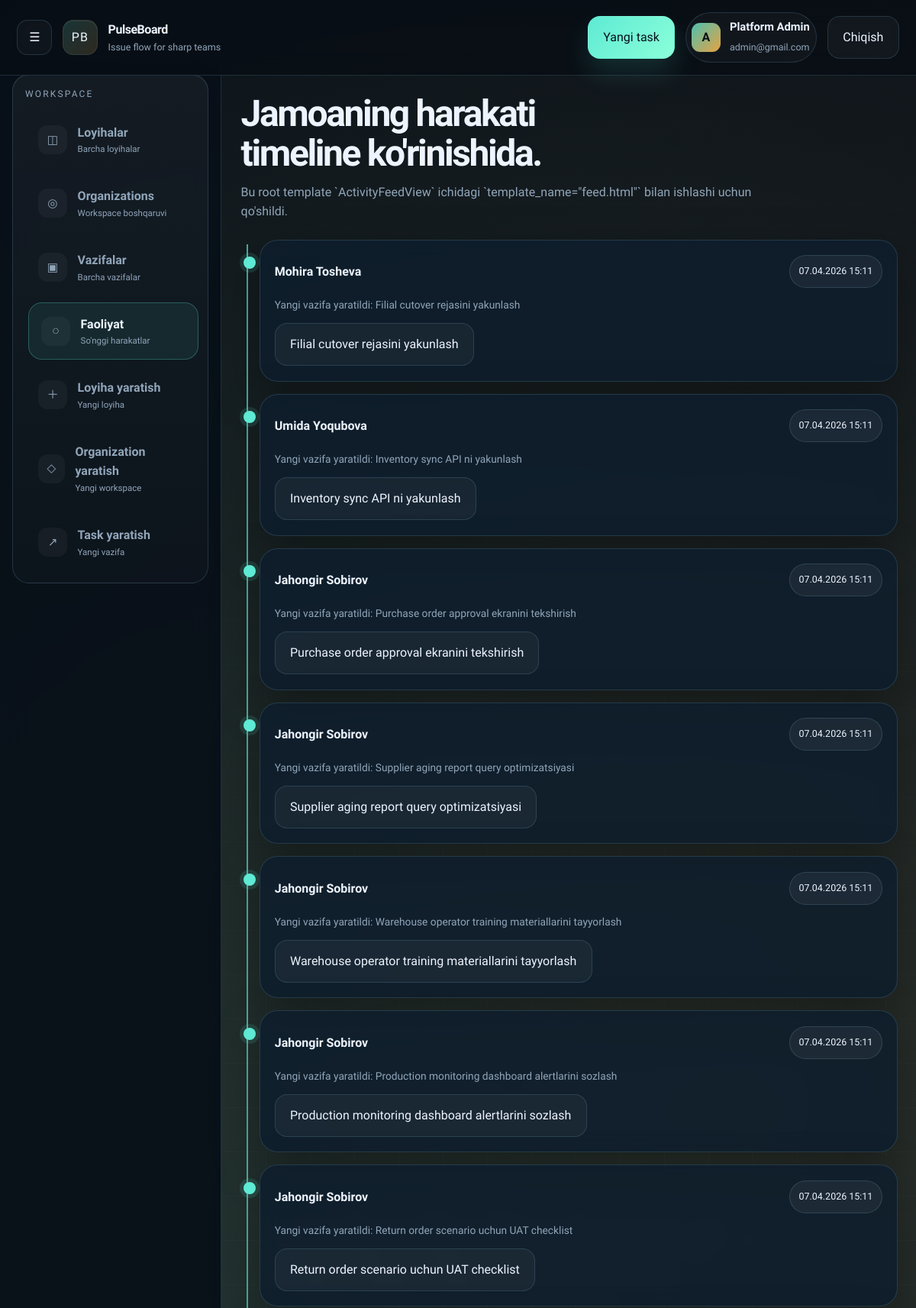
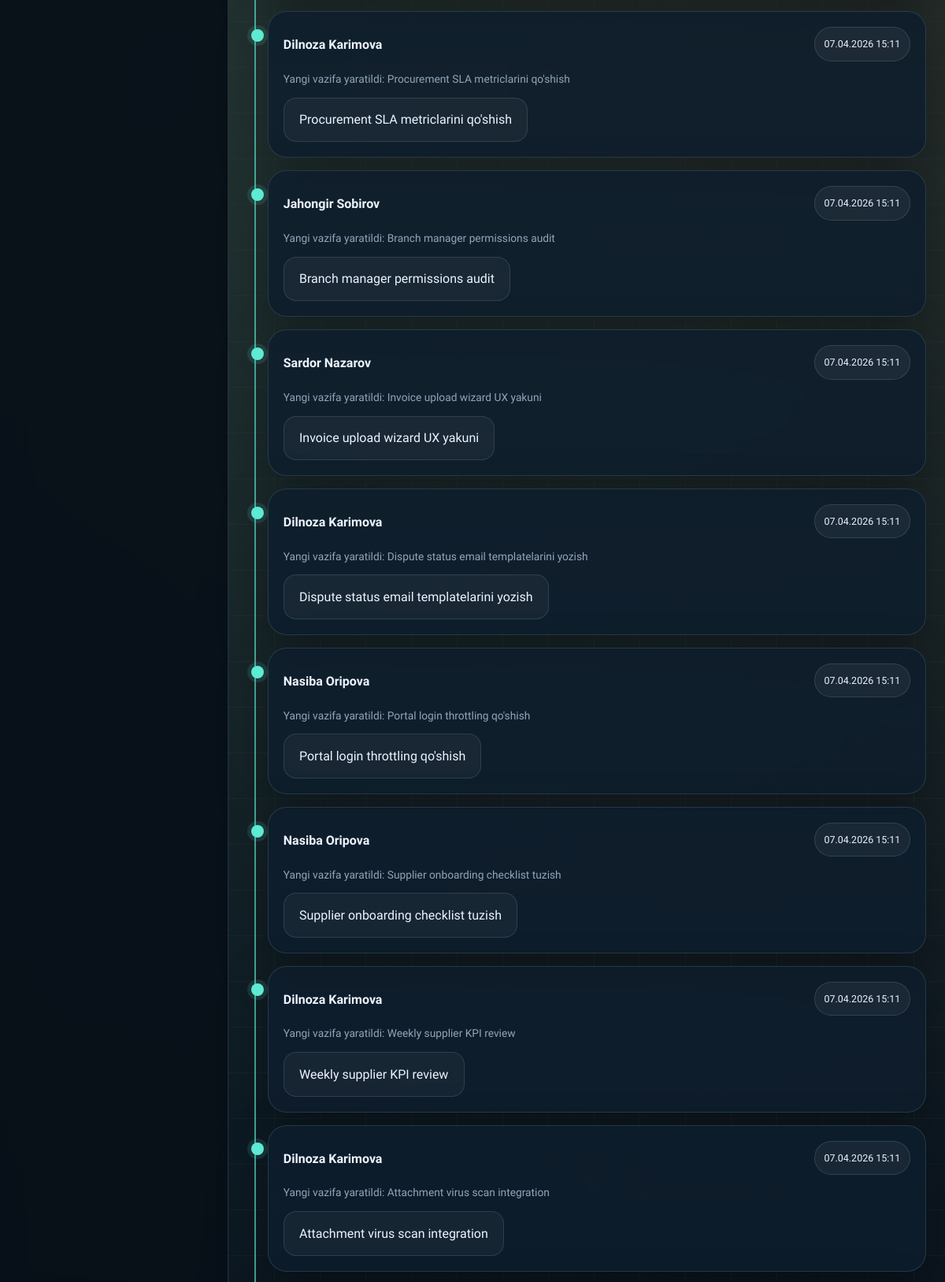
/activity/ (signed in, upper part), run on the app's committed database (2 pictures, top to bottom).
### accounts/models.py (models this page shows, shortened)
class CustomUser(AbstractUser):
    email = models.EmailField(unique=True)
    created_at = models.DateTimeField(auto_now_add=True)
    class Meta:
        ordering = ["-id"]
        db_table = "customuser"
        verbose_name = "Foydalanuvchi"
        verbose_name_plural = "Foydalanuvchilar"

### activity/models.py (models this page shows, shortened)
class ActivityLog(models.Model):
    user = models.ForeignKey(CustomUser,on_delete=models.SET_NULL,null=True,related_name="activity_logs")
    action_type = models.CharField(max_length=50,choices=ActionTypeChoice.choices)
    task = models.ForeignKey(Task,on_delete=models.SET_NULL,related_name="activity_logs",null=True)
    description = models.TextField()
    created_at = models.DateTimeField(auto_now_add=True)
    class Meta:
        db_table = "activity_log"
        verbose_name = "Faoliyat jurnali"
        verbose_name_plural = "Faoliyat jurnallari"

### tasks/models.py (models this page shows, shortened)
class Task(models.Model):
    title = models.CharField(max_length=150)
    description = models.TextField()
    project = models.ForeignKey(Project,on_delete=models.CASCADE,related_name="tasks")
    assigned_to = models.ForeignKey(CustomUser,on_delete=models.CASCADE,related_name="assigned_tasks")
    created_by = models.ForeignKey(CustomUser,on_delete=models.SET_NULL,null=True,related_name="tasks")
    status = models.CharField(max_length=35,choices=TaskStatusChoice.choices,default=TaskStatusChoice.TODO)
    priority = models.CharField(max_length=25,choices=TaskPriorityChoice.choices,default=TaskPriorityChoice.LOW)
    due_date = models.DateField()
    created_at = models.DateTimeField(auto_now_add=True)
    updated_at = models.DateTimeField(auto_now=True)
    objects = TaskManager()
    def get_absolute_url(self):
        return reverse("task-detail", kwargs={"pk": self.pk})
    class Meta:
        db_table = "task"
        ordering = ["title"]
        verbose_name = "Vazifa"
        verbose_name_plural = "Vazifalar"

### activity/views.py (the view)
# urls.py: path("",ActivityFeedView.as_view(),name="activity-feed")
class ActivityFeedView(LoginRequiredMixin, UserPassesTestMixin, ListView):
    model = ActivityLog
    template_name = "feed.html"
    context_object_name = "activities"
    def test_func(self):
        return self.request.user.is_superuser

### templates/feed.html (shortened to what this page needs)
{% extends "base.html" %}
{% block content %}
<section class="page-header stagger">
    <h1 class="page-title">Jamoaning harakati timeline ko'rinishida.</h1>
    <p class="page-subtitle">Bu root template `ActivityFeedView` ichidagi `template_name="feed.html"` bilan ishlashi uchun qo'shildi.</p>
</section>
{% if activities %}
<section class="timeline stagger">
    {% for activity in activities %}
        <article class="panel activity-card">
            <div class="activity-head">
                <div>
                    <h2 class="card-title" style="margin-top: 0.6rem;">{{ activity.user.get_full_name|default:activity.user.username }}</h2>
                </div>
                <span class="badge">{{ activity.created_at|date:"d.m.Y H:i" }}</span>
            </div>
            <p class="activity-meta">{{ activity.description }}</p>
            {% if activity.task %}
                <div style="margin-top: 0.8rem;">
                    <a href="{{ activity.task.get_absolute_url }}" class="btn btn-secondary">{{ activity.task.title }}</a>
                </div>
            {% endif %}
        </article>
    {% endfor %}
</section>
{% else %}
<section class="panel empty-state stagger">
    <span class="eyebrow">No activity</span>
    <h2 class="card-title">Hali faoliyat jurnali bo'sh.</h2>
    <p>Task yaratish, yangilash yoki o'chirishdan keyin bu bo'lim to'la boshlaydi.</p>
</section>
{% endif %}
{% endblock content %}

### templates/base.html (shortened to what this page needs)
<!DOCTYPE html>
<html lang="uz">
<head>
</head>
<body>
    <div class="page-shell">
        <header class="topbar">
            <div class="brand-row">
                <button class="menu-toggle {% if not user.is_authenticated %}hidden{% endif %}" id="sidebarToggle" type="button" aria-label="Sidebar toggle">
                    <span>☰</span>
                </button>
                <div class="brand-mark">PB</div>
                <div class="brand-copy">
                    <a href="{% url 'home' %}" class="brand-link">PulseBoard</a>
                    <span class="brand-subtitle">Issue flow for sharp teams</span>
                </div>
            </div>
            <div class="topbar-actions">
                {% if user.is_authenticated %}
                    <a href="{% url 'task-create' %}" class="btn btn-primary">Yangi task</a>
                    <div class="user-chip">
                        <div class="avatar">{{ user.username|first|upper }}</div>
                        <div class="user-copy">
                            <strong>{{ user.get_full_name|default:user.username }}</strong>
                            <span>{{ user.email|default:"Jamoa a'zosi" }}</span>
                        </div>
                    </div>
                    <form action="{% url 'logout' %}" method="post" style="display:inline;">
                        <button type="submit" class="btn btn-secondary">Chiqish</button>
                    </form>
                {% else %}
                    <a href="{% url 'login' %}" class="btn btn-secondary">Kirish</a>
                    <a href="{% url 'signup' %}" class="btn btn-primary">Boshlash</a>
                {% endif %}
            </div>
        </header>
        <div class="shell">
            {% if user.is_authenticated %}
            <aside class="sidebar" id="appSidebar">
                <div class="sidebar-card">
                    <div class="sidebar-label">Workspace</div>
                    <nav class="nav-list">
                        <a class="nav-link " href="{% url 'project-list' %}">
                            <span class="nav-icon">◫</span>
                            <span class="nav-copy"><strong>Loyihalar</strong><small>Barcha loyihalar</small></span>
                        </a>
                        <a class="nav-link " href="{% url 'organization-list' %}">
                            <span class="nav-icon">◎</span>
                            <span class="nav-copy"><strong>Organizations</strong><small>Workspace boshqaruvi</small></span>
                        </a>
                        <a class="nav-link " href="{% url 'task-list' %}">
                            <span class="nav-icon">▣</span>
                            <span class="nav-copy"><strong>Vazifalar</strong><small>Barcha vazifalar</small></span>
                        </a>
                        {% if user.is_superuser %}
                        <a class="nav-link {% if request.resolver_match.url_name == 'activity-feed' %}active{% endif %}" href="{% url 'activity-feed' %}">
                            <span class="nav-icon">◌</span>
                            <span class="nav-copy"><strong>Faoliyat</strong><small>So'nggi harakatlar</small></span>
                        </a>
                        {% endif %}
                        <a class="nav-link" href="{% url 'project-create' %}">
                            <span class="nav-icon">＋</span>
                            <span class="nav-copy"><strong>Loyiha yaratish</strong><small>Yangi loyiha</small></span>
                        </a>
                        <a class="nav-link" href="{% url 'organization-create' %}">
                            <span class="nav-icon">◇</span>
                            <span class="nav-copy"><strong>Organization yaratish</strong><small>Yangi workspace</small></span>
                        </a>
                        <a class="nav-link" href="{% url 'task-create' %}">
                            <span class="nav-icon">↗</span>
                            <span class="nav-copy"><strong>Task yaratish</strong><small>Yangi vazifa</small></span>
                        </a>
                    </nav>
                </div>
            </aside>
            {% endif %}
            <main class="content {% if not user.is_authenticated %}expanded{% endif %}" id="appContent">
                <div class="content-inner">
                    {% block content %}{% endblock content %}
                </div>
            </main>
        </div>
    </div>
</body>
</html>

### templates/feed.html (style rules this page uses)
.timeline { position: relative; display: grid; gap: 1rem; padding-left: 1.5rem; }
.timeline::before { content: ""; position: absolute; left: 0.45rem; top: 0.4rem; bottom: 0.4rem; width: 2px; background: linear-gradient(180deg, rgba(94, 234, 212, 0.7), rgba(255, 179, 71, 0.35)); }
.activity-card { position: relative; padding: 1.2rem; }
.activity-card::before { content: ""; position: absolute; left: -1.35rem; top: 1.35rem; width: 16px; height: 16px; border-radius: 50%; background: var(--accent); box-shadow: 0 0 0 5px rgba(94, 234, 212, 0.12); }
.activity-head { display: flex; justify-content: space-between; gap: 1rem; margin-bottom: 0.7rem; }
.activity-meta { color: var(--muted); font-size: 0.86rem; }

### data on the page
CustomUser: username|first "A", get_full_name "Platform Admin", email "admin@gmail.com"
ActivityLog: user.get_full_name "Mohira Tosheva", created_at "07.04.2026 15:11", description "Yangi vazifa yaratildi: Filial cutover rejasini yakunlash", task "Filial cutover rejasini yakunlash"
ActivityLog: user.get_full_name "Umida Yoqubova", created_at "07.04.2026 15:11", description "Yangi vazifa yaratildi: Inventory sync API ni yakunlash", task "Inventory sync API ni yakunlash"
ActivityLog: user.get_full_name "Jahongir Sobirov", created_at "07.04.2026 15:11", description "Yangi vazifa yaratildi: Purchase order approval ekranini tekshirish", task "Purchase order approval ekranini tekshirish"
ActivityLog: user.get_full_name "Jahongir Sobirov", created_at "07.04.2026 15:11", description "Yangi vazifa yaratildi: Supplier aging report query optimizatsiyasi", task "Supplier aging report query optimizatsiyasi"
ActivityLog: user.get_full_name "Jahongir Sobirov", created_at "07.04.2026 15:11", description "Yangi vazifa yaratildi: Warehouse operator training materiallarini tayyorlash", task "Warehouse operator training materiallarini tayyorlash"
ActivityLog: user.get_full_name "Jahongir Sobirov", created_at "07.04.2026 15:11", description "Yangi vazifa yaratildi: Production monitoring dashboard alertlarini sozlash", task "Production monitoring dashboard alertlarini sozlash"
ActivityLog: user.get_full_name "Jahongir Sobirov", created_at "07.04.2026 15:11", description "Yangi vazifa yaratildi: Return order scenario uchun UAT checklist", task "Return order scenario uchun UAT checklist"
ActivityLog: user.get_full_name "Dilnoza Karimova", created_at "07.04.2026 15:11", description "Yangi vazifa yaratildi: Procurement SLA metriclarini qo'shish", task "Procurement SLA metriclarini qo'shish"
ActivityLog: user.get_full_name "Jahongir Sobirov", created_at "07.04.2026 15:11", description "Yangi vazifa yaratildi: Branch manager permissions audit", task "Branch manager permissions audit"
ActivityLog: user.get_full_name "Sardor Nazarov", created_at "07.04.2026 15:11", description "Yangi vazifa yaratildi: Invoice upload wizard UX yakuni", task "Invoice upload wizard UX yakuni"
ActivityLog: user.get_full_name "Dilnoza Karimova", created_at "07.04.2026 15:11", description "Yangi vazifa yaratildi: Dispute status email templatelarini yozish", task "Dispute status email templatelarini yozish"
ActivityLog: user.get_full_name "Nasiba Oripova", created_at "07.04.2026 15:11", description "Yangi vazifa yaratildi: Portal login throttling qo'shish", task "Portal login throttling qo'shish"
ActivityLog: user.get_full_name "Nasiba Oripova", created_at "07.04.2026 15:11", description "Yangi vazifa yaratildi: Supplier onboarding checklist tuzish", task "Supplier onboarding checklist tuzish"
ActivityLog: user.get_full_name "Dilnoza Karimova", created_at "07.04.2026 15:11", description "Yangi vazifa yaratildi: Weekly supplier KPI review", task "Weekly supplier KPI review"
ActivityLog: user.get_full_name "Dilnoza Karimova", created_at "07.04.2026 15:11", description "Yangi vazifa yaratildi: Attachment virus scan integration", task "Attachment virus scan integration"
